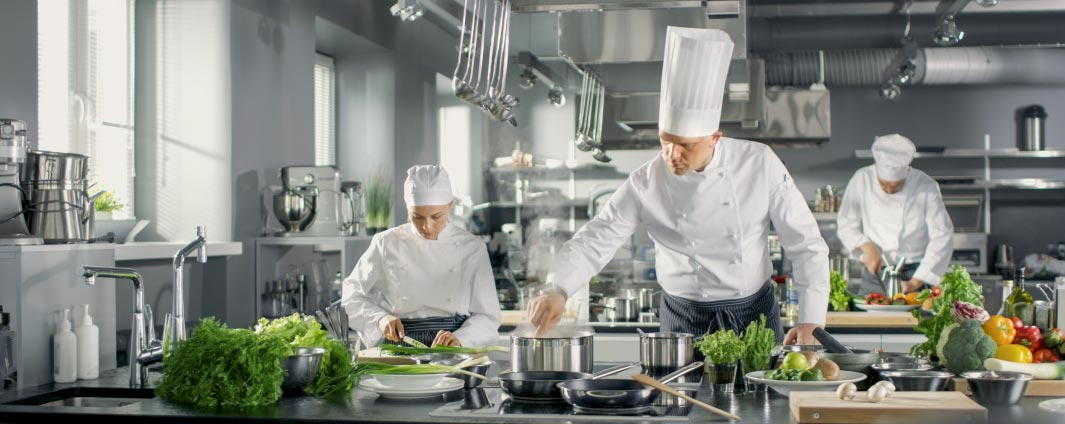
#> input picture modules/open_cv/src_images/kitchen-chef.jpg, 1065 x 424 px
$ python corners_detections.py
#> lines starting #> are read from the running program, lines starting #| are printed output that depends on the picture; after the words box and inside, x2 and y2 are one past the last pixel; in counts of white or black regions, pixels touching at a corner belong together
import numpy as np
import cv2

image = cv2.imread("src_images/kitchen-chef.jpg")
#> image is the input picture: shape (424, 1065, 3); mean B, G, R 129.2, 136, 133.1
image_gray = cv2.cvtColor(image, cv2.COLOR_BGR2GRAY)
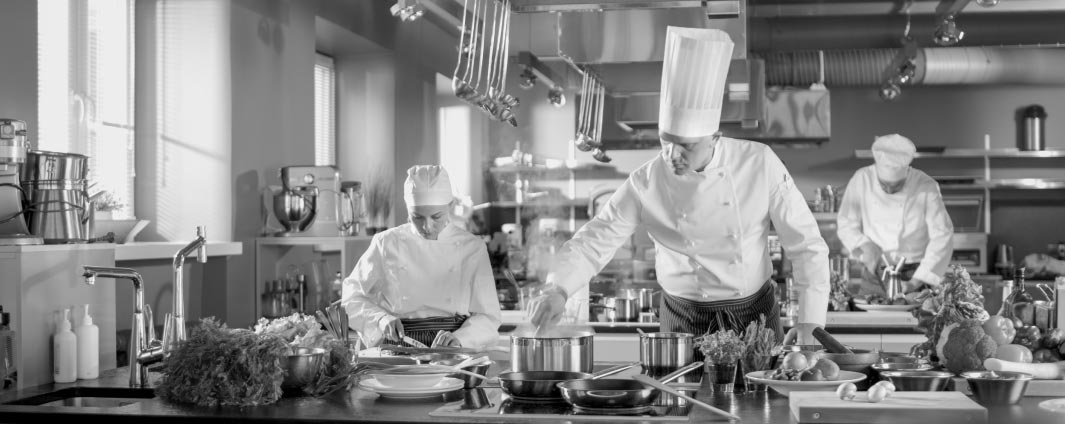
#> image_gray: shape (424, 1065); min 0, max 255, mean 134.3
image_gray = np.float32(image_gray)

corners = cv2.goodFeaturesToTrack(image_gray, 10000, 0.01, 10)
#> corners = 1177 rows, first 8: [895, 390], [960, 38], [321, 328], [857, 390], [919, 356], [872, 365], [254, 330], [467, 52]
corners = np.int0(corners)

for corner in corners:
    x, y = corner.ravel()
    cv2.circle(image, (x, y), 3, (0, 255, 0), 1)
#> this loop made 1177 passes
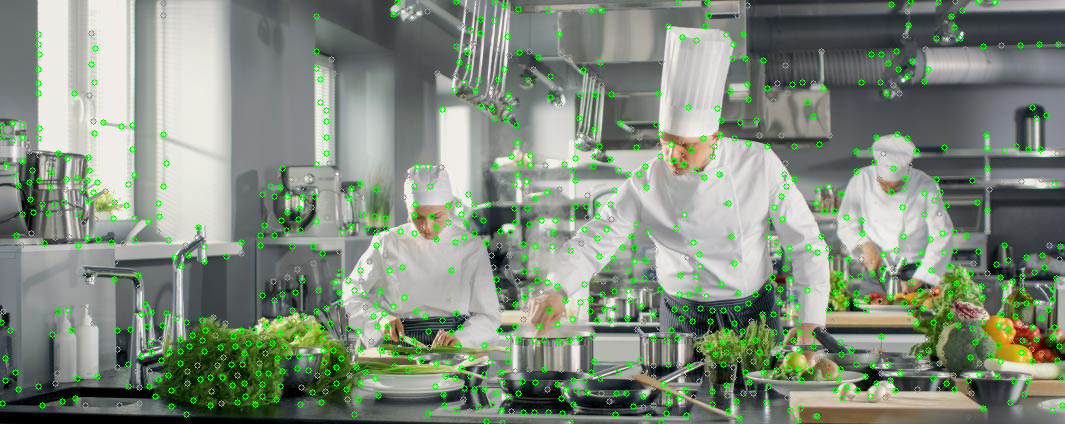
#> image: shape (424, 1065, 3); 4.16% of pixels changed, all inside (x1, y1, x2, y2) = (0, 0, 1065, 424)

cv2.imshow("Image", image)
cv2.waitKey()
